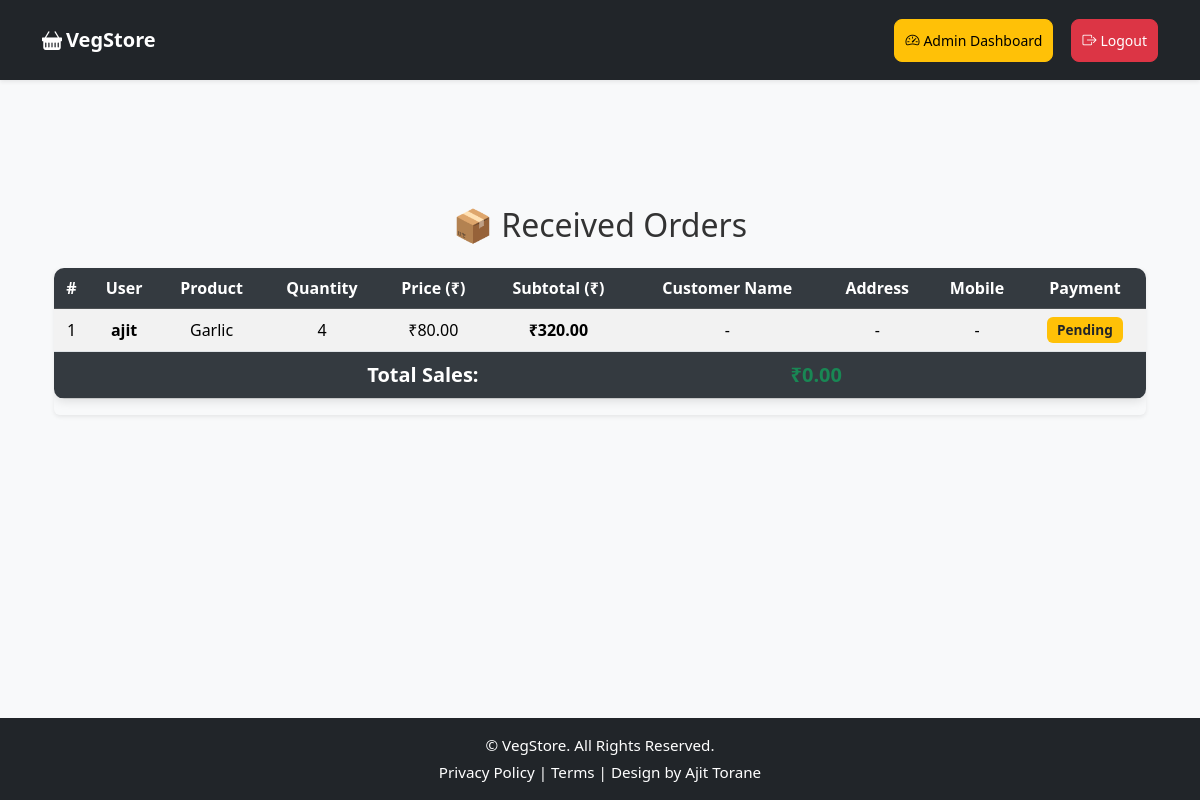
Page /admin/orders (signed in) on the committed database.
### app.py (models this page shows)
class Order(db.Model):
    id = db.Column(db.Integer, primary_key=True)
    user_id = db.Column(db.Integer, nullable=False)
    product_id = db.Column(db.Integer, nullable=False)
    quantity = db.Column(db.Integer, default=1)
    customer_name = db.Column(db.String(150))
    address = db.Column(db.Text)
    mobile = db.Column(db.String(15))
    payment_method = db.Column(db.String(20))

class User(UserMixin, db.Model):
    id = db.Column(db.Integer, primary_key=True)
    username = db.Column(db.String(150), unique=True, nullable=False)
    password = db.Column(db.String(255), nullable=False)
    is_admin = db.Column(db.Boolean, default=False)

class Product(db.Model):
    id = db.Column(db.Integer, primary_key=True)
    name = db.Column(db.String(150), nullable=False)
    price = db.Column(db.Float, nullable=False)
    image = db.Column(db.String(150), nullable=False)
    status = db.Column(db.String(20), nullable=False, default='available')  # available / upcoming

### app.py (the view)
@app.route('/admin/orders')
@admin_required
def admin_orders():
    orders = Order.query.all()
    products = {p.id: p for p in Product.query.all()}
    users = {u.id: u for u in User.query.all()}
    return render_template('admin_orders.html', orders=orders, products=products, users=users)

### app.py (called while the page is built)
@login_manager.user_loader
def load_user(user_id):
    return db.session.get(User, int(user_id))

def admin_required(f):
    @wraps(f)
    def wrapper(*args, **kwargs):
        if not current_user.is_authenticated or not current_user.is_admin:
            flash("Admin access required!", "danger")
            return redirect(url_for('admin_login'))
        return f(*args, **kwargs)
    return wrapper

@app.context_processor
def inject_cart_count():
    if current_user.is_authenticated and not current_user.is_admin:
        count = Order.query.filter_by(user_id=current_user.id).count()
    else:
        count = 0
    return dict(cart_count=count)

### templates/admin_orders.html
{% extends 'base.html' %}
{% block content %}
<div class="container mt-5">
    <h2 class="mb-4 text-center">📦 Received Orders</h2>
    {% if orders %}
    <div class="table-responsive shadow-sm rounded">
        <table class="table table-striped table-hover align-middle text-center">
            <thead class="table-dark text-white">
                <tr>
                    <th>#</th>
                    <th>User</th>
                    <th>Product</th>
                    <th>Quantity</th>
                    <th>Price (₹)</th>
                    <th>Subtotal (₹)</th>
                    <th>Customer Name</th>
                    <th>Address</th>
                    <th>Mobile</th>
                    <th>Payment</th>
                </tr>
            </thead>
            <tbody>
                {% set total_sales = 0 %}
                {% for order in orders %}
                    {% set p = products.get(order.product_id) %}
                    {% set u = users.get(order.user_id) %}
                    {% if p and u %}
                    {% set subtotal = p.price * order.quantity %}
                    {% set total_sales = total_sales + subtotal %}
                    <tr>
                        <td>{{ loop.index }}</td>
                        <td class="fw-semibold">{{ u.username }}</td>
                        <td>{{ p.name }}</td>
                        <td>{{ order.quantity }}</td>
                        <td>₹{{ "%.2f"|format(p.price) }}</td>
                        <td class="fw-bold">₹{{ "%.2f"|format(subtotal) }}</td>
                        <td>{{ order.customer_name or "-" }}</td>
                        <td>{{ order.address or "-" }}</td>
                        <td>{{ order.mobile or "-" }}</td>
                        <td>
                            {% if order.payment_method %}
                                <span class="badge bg-success">{{ order.payment_method }}</span>
                            {% else %}
                                <span class="badge bg-warning text-dark">Pending</span>
                            {% endif %}
                        </td>
                    </tr>
                    {% endif %}
                {% endfor %}
            </tbody>
            <tfoot class="table-light">
                <tr>
                    <th colspan="5" class="text-end fs-5">Total Sales:</th>
                    <th colspan="5" class="fs-5 text-success fw-bold">₹{{ "%.2f"|format(total_sales) }}</th>
                </tr>
            </tfoot>
        </table>
    </div>
    {% else %}
        <div class="alert alert-info text-center p-4 shadow-sm rounded">
            <h5 class="mb-2">No orders received yet.</h5>
            <p>Orders placed by customers will appear here.</p>
        </div>
    {% endif %}
</div>
{% endblock %}

### static/css/style.css (style rules this page uses)
* { box-sizing: border-box; }
body { font-family: 'Segoe UI', Tahoma, Geneva, Verdana, sans-serif; background-color: #f8f9fa; color: #333; margin: 0; padding: 0; min-height: 100vh; display: flex; flex-direction: column; }
.table { background: #fff; border-radius: 10px; overflow: hidden; box-shadow: 0 3px 10px rgba(0, 0, 0, 0.1); }
.table th { background: #343a40; color: #fff; font-weight: 600; }
.table td, .table th { vertical-align: middle !important; }
.badge { font-size: 0.85rem; padding: 6px 10px; font-weight: 600; border-radius: 6px; }

### templates/base.html (style rules this page uses)
body { min-height: 100vh; display: flex; flex-direction: column; }

### rows in the picture
Order: quantity "4", subtotal "320.00", customer_name "-", address "-", mobile "-", shows "Pending"
User: username "ajit"
Product: name "Garlic", price "80.00"

### other values in the picture
{{ "%.2f"|format(total_sales) }} "0.00"
